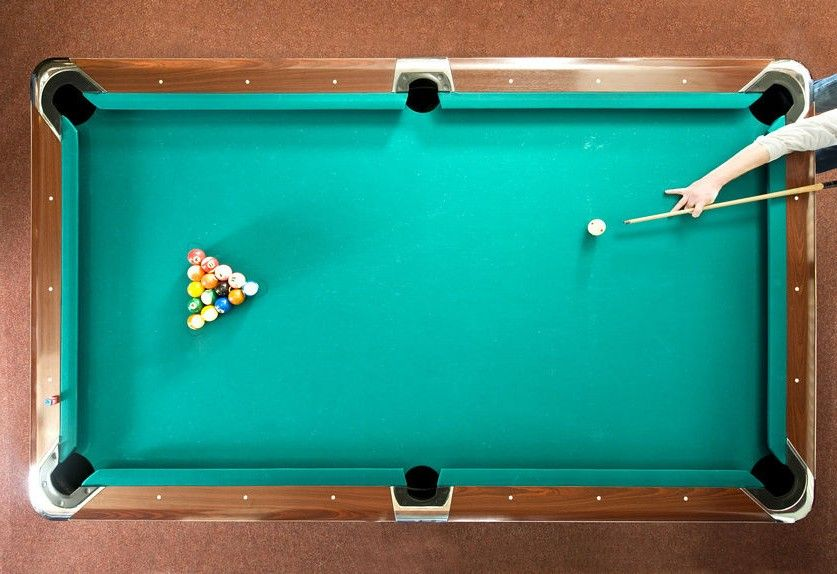
#> input picture DIP/i1.jpg, 837 x 574 px
$ python -i main.py   (imports and definitions only)
#> lines starting #> are read from the running program, lines starting #| are printed output that depends on the picture; after the words box and inside, x2 and y2 are one past the last pixel; in counts of white or black regions, pixels touching at a corner belong together
import cv2 as cv
import numpy as np
import scipy
import scipy.ndimage
import csv
import joblib

from matplotlib import colors

image = False
record = True
borders = False

ax = None
ay = None
bx = None
by = None
cx = None
cy = None
dx = None
dy = None

detected_circles = []
shown_circles = []

filename = 'balls_model.pkl'
# [1 line not run here, left out]
ball_classes = ['pink', 'yellow', 'trash', 'yellow', 'brown', 'trash', 'red', 'black', 'green', 'white', 'blue']


# [19 lines not run here, left out]


class Circle:
    def __init__(self, x_coord, y_coord):
        self.x = x_coord
        self.y = y_coord

# [33 lines left out: function z3_operation, not called in this run]


def threshold_image(src):
    reto, th1 = cv.threshold(src, 127, 255, cv.THRESH_BINARY)
    th2 = cv.adaptiveThreshold(src, 255, cv.ADAPTIVE_THRESH_MEAN_C, cv.THRESH_BINARY, 11, 2)
    th3 = cv.adaptiveThreshold(src, 255, cv.ADAPTIVE_THRESH_GAUSSIAN_C, cv.THRESH_BINARY, 11, 2)

    return th1, th2, th3


# [176 lines left out: functions local_histogram_equalization, double_unsharp_mask, unsharp_mask, hough_circles, find_nearest, get_vertices and 2 more, not called in this run]


# [42 lines not run here, left out]

>>> import cv2
>>> picture = cv2.imread('../DIP/i1.jpg', cv2.IMREAD_GRAYSCALE)
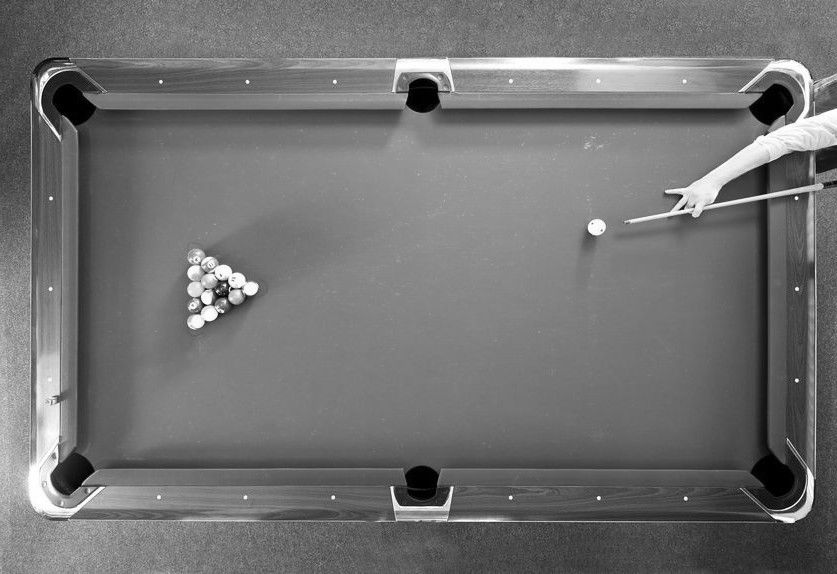
#> picture: shape (574, 837); min 0, max 255, mean 113.9
>>> result = threshold_image(picture)
#> in threshold_image, `reto, th1 = cv.threshold(src, 127, 255, cv.THRESH_BINARY)`:
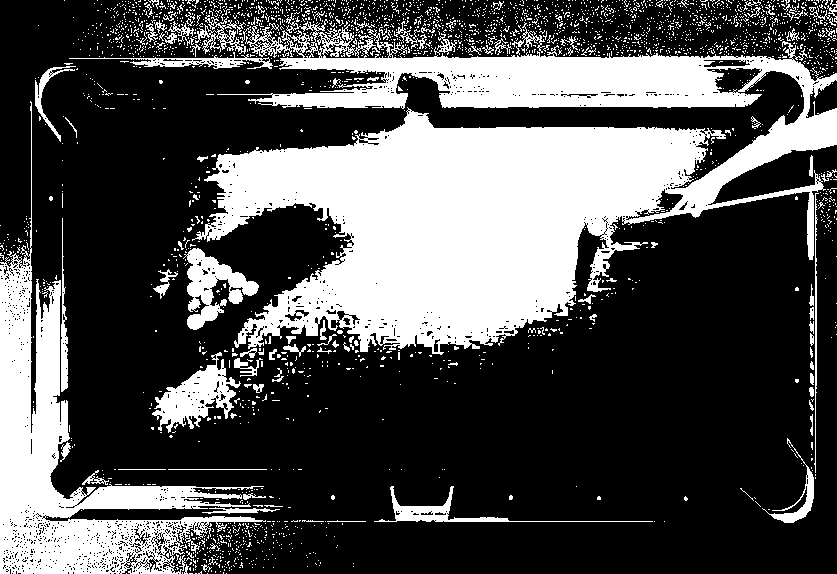
#> th1: shape (574, 837); 31.4% white; 2760 white regions (2654 under 20 px), largest, box (x1, y1, x2, y2) and area: (192, 13, 837, 355) 100884, (0, 101, 266, 574) 26310, (152, 352, 241, 433) 2921
#> in threshold_image, `th2 = cv.adaptiveThreshold(src, 255, cv.ADAPTIVE_THRESH_MEAN_C, cv.THR..`:
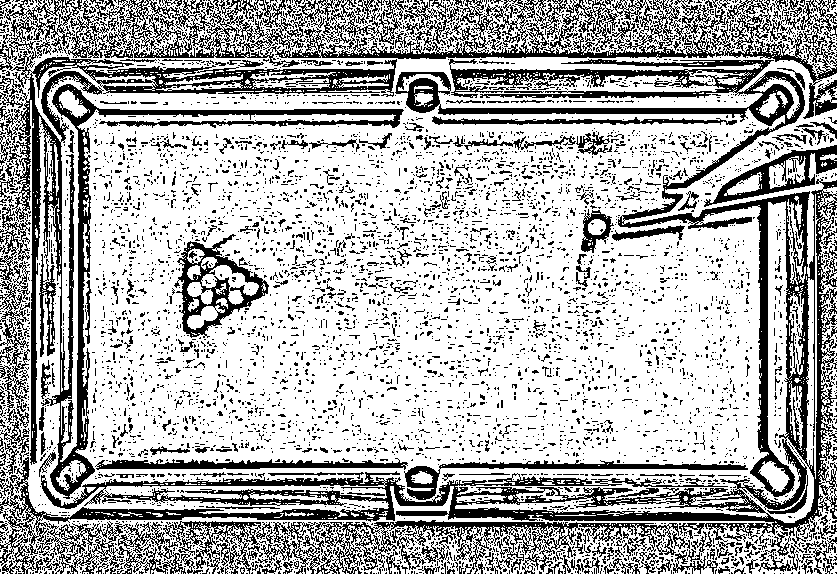
#> th2: shape (574, 837); 69.4% white; 5791 black regions (5447 under 20 px), largest, box (x1, y1, x2, y2) and area: (0, 59, 837, 574) 44656, (0, 0, 404, 499) 21736, (68, 0, 837, 119) 18931
#> in threshold_image, `th3 = cv.adaptiveThreshold(src, 255, cv.ADAPTIVE_THRESH_GAUSSIAN_C, cv..`:
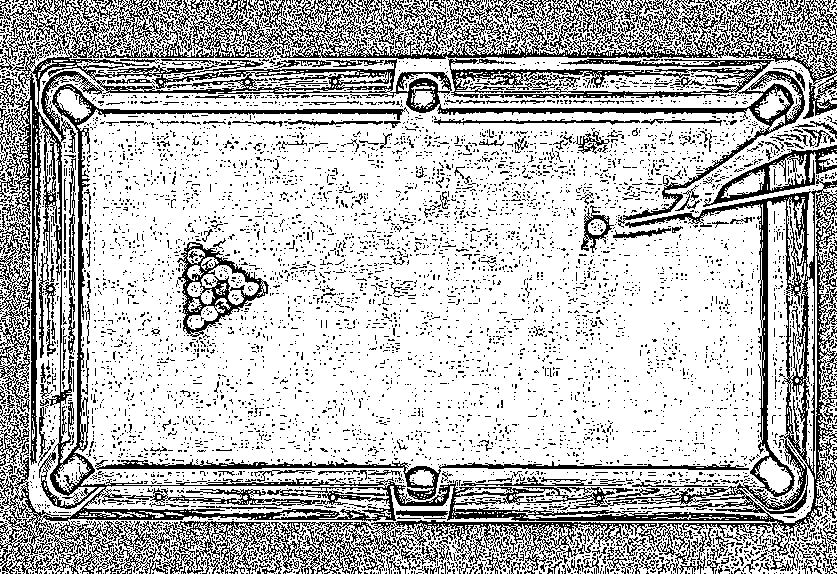
#> th3: shape (574, 837); 73% white; black in thin lines or dots

$ run again, on DIP/i3.png
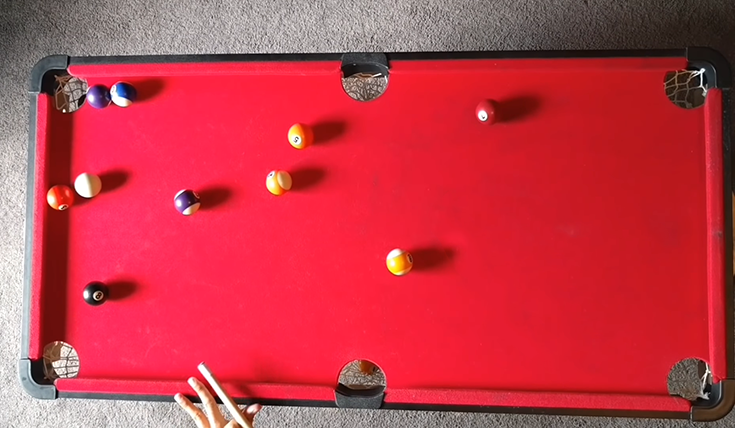
#> input picture DIP/i3.png, 735 x 428 px
#> in threshold_image, `reto, th1 = cv.threshold(src, 127, 255, cv.THRESH_BINARY)`:
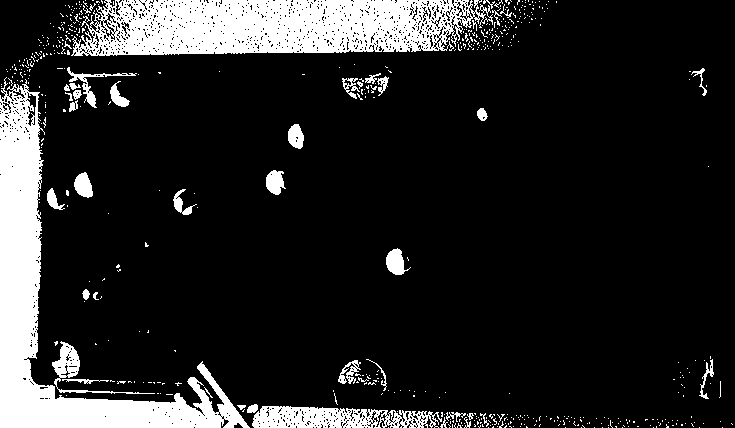
#> th1: shape (428, 735); 14.7% white; 568 white regions (526 under 20 px), largest, box (x1, y1, x2, y2) and area: (0, 77, 250, 428) 18797, (71, 0, 493, 56) 17911, (252, 406, 442, 428) 2811
#> th2: shape (428, 735); 76.2% white; 2412 black regions (2211 under 20 px), largest, box (x1, y1, x2, y2) and area: (0, 0, 735, 428) 37711, (116, 0, 264, 53) 2428, (664, 88, 710, 397) 2336
#> in threshold_image, `th3 = cv.adaptiveThreshold(src, 255, cv.ADAPTIVE_THRESH_GAUSSIAN_C, cv..`:
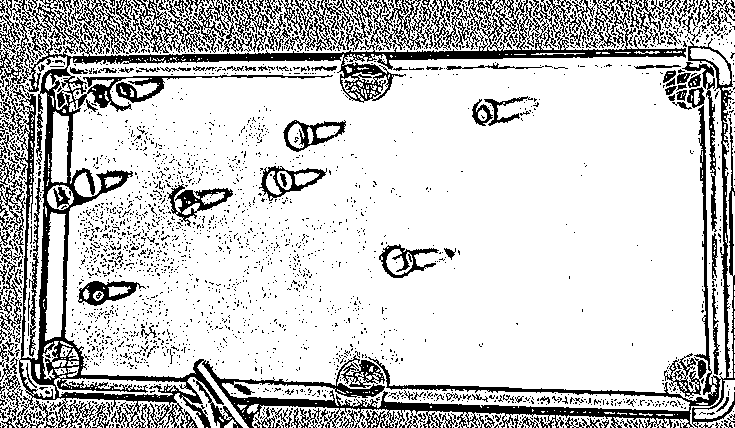
#> th3: shape (428, 735); 78.6% white; 2685 black regions (2521 under 20 px), largest, box (x1, y1, x2, y2) and area: (0, 0, 735, 428) 37454, (116, 0, 228, 53) 2071, (277, 0, 363, 51) 1346
